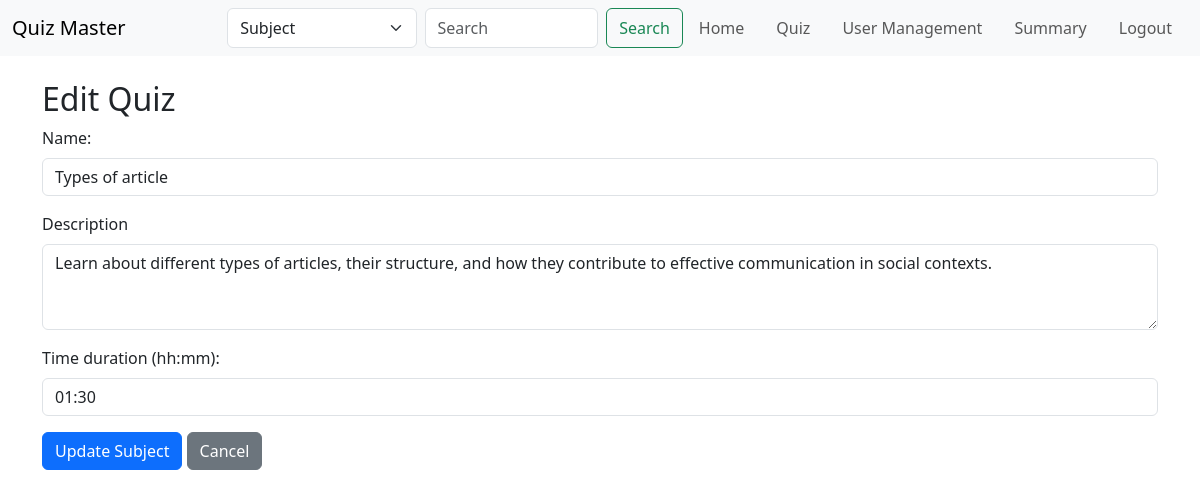
/edit_quiz?quiz_id=1 (signed in), run on the app's committed database.
### models.py (models this page shows)
class Quiz(db.Model):
    __tablename__ = 'quiz'
    id = db.Column(db.Integer, primary_key=True, autoincrement=True)
    quiz_name = db.Column(db.String(32), unique=False, nullable=True)
    quiz_description = db.Column(db.String(512), nullable=True)
    time_duration = db.Column(db.String(5), nullable=False)
    chapter_id = db.Column(db.Integer, db.ForeignKey('chapter.id'))
    chapter = db.relationship('Chapter',  backref='quiz', lazy=True)

### routes.py (the view)
@app.route('/edit_quiz')
@auth_required
@admin_required
def edit_quiz():
    quiz_id = request.args.get('quiz_id')
    quiz = Quiz.query.get(quiz_id)
    chapters = Chapter.query.all()
    return render_template('edit_quiz.html', quiz=quiz, chapters=chapters)

### routes.py (called while the page is built)
def auth_required(func):
    @wraps(func)
    def inner(*args, **kwargs):
        if 'user_id' not in session:
            flash('Please login to continue')
            return redirect(url_for('login'))
        return func(*args, **kwargs)
    return inner

def admin_required(f):
    @wraps(f)
    def decorated_function(*args, **kwargs):
        if session.get('is_admin') == False:
            flash("Access Denied: Admins Only", "danger")
            return redirect(url_for('index'))  # Redirect to home if not admin
        return f(*args, **kwargs)
    return decorated_function

### templates/edit_quiz.html
{% extends 'layout.html' %}
{% block content %}
<div class="container mt-4">
    <h2>Edit Quiz</h2>
    <form method="POST" action="{{ url_for('edit_quiz', quiz_id=quiz.id) }}">
        <div class="mb-3">
            <label for="quiz_name" class="form-label">Name:</label>
            <input type="text" class="form-control" id="quiz_name" name="quiz_name" value="{{ quiz.quiz_name }}" required>
        </div>
        <div class="mb-3">
            <label for="quiz_description" class="form-label">Description</label>
            <textarea class="form-control" id="quiz_description" name="quiz_description" rows="3" required>{{ quiz.quiz_description }}</textarea>
        </div>
        <div class="mb-3">
                <label for="time_duration" class="form-label">Time duration (hh:mm):</label>
                <input type="text" class="form-control" id="time_duration" placeholder="hh:mm" name="time_duration" pattern="([01]?[0-9]|2[0-3]):([0-5]?[0-9])" value="{{quiz.time_duration}}"required>
            </div>
        <button type="submit" class="btn btn-primary">Update Subject</button>
        <a href="{{ url_for('quiz') }}" class="btn btn-secondary">Cancel</a>
    </form>
</div>
{% endblock %}

### data on the page
Quiz: quiz_name "Types of article", quiz_description "Learn about different types of articles, their structure, and how they contribute to effective communication in social contexts.", time_duration "01:30"
